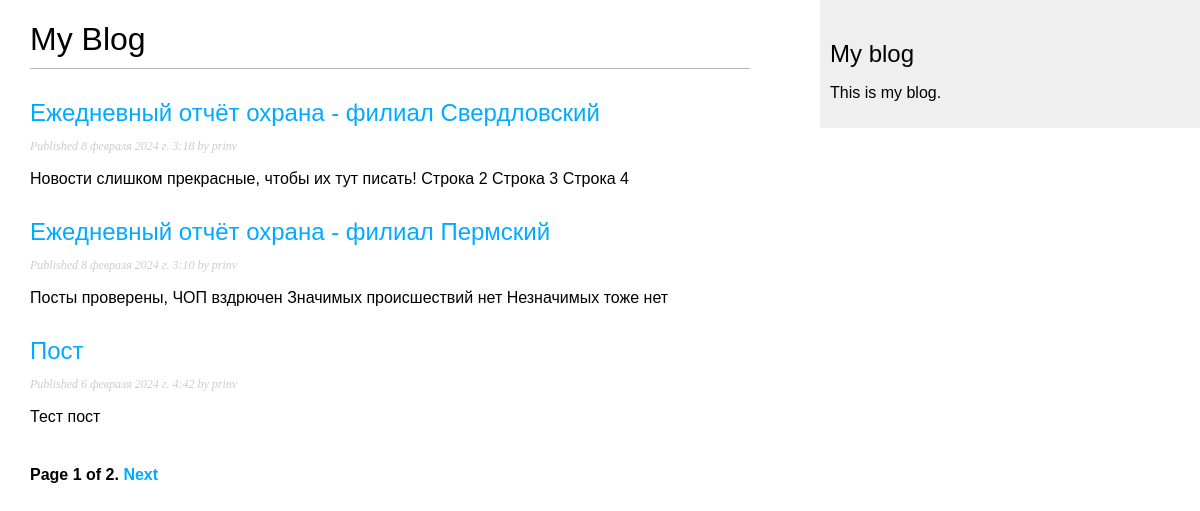
Page /blog/ on the earlier database version.
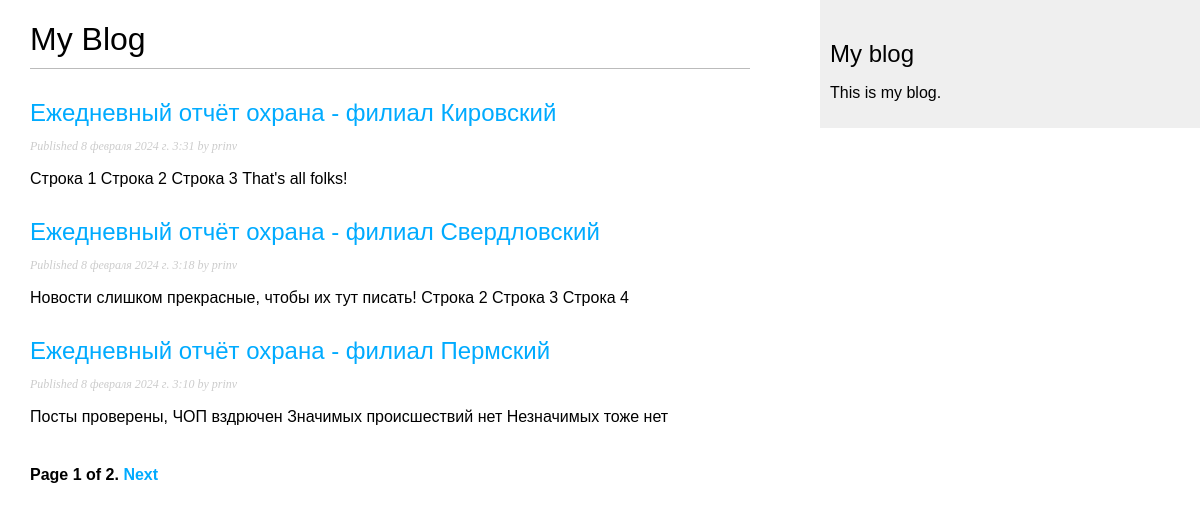
Same page on the later database version.
### blog/models.py (models this page shows, shortened)
class Post(models.Model):
    class Status(models.TextChoices):
        DRAFT = 'DF', 'Draft'
        PUBLISHED = 'PB', 'Published'
    title = models.CharField(max_length=250)
    slug = models.SlugField(max_length=250,
                            unique_for_date='publish')
    author = models.ForeignKey(User,
                               on_delete=models.CASCADE,
                               related_name='blog_posts')
    body = models.TextField()
    publish = models.DateTimeField(default=timezone.now)
    created = models.DateTimeField(auto_now_add=True)
    updated = models.DateTimeField(auto_now=True)
    status = models.CharField(max_length=2,
                              choices=Status.choices,
                              default=Status.DRAFT)
    object = models.Manager()  # Менеджер, применяемый по умолчанию
    published = PublishedManager()  # Конкретно(?)-прикладной менеджер
    class Meta:
        ordering = ['-publish']  # Порядок сортировки
        indexes = [
            models.Index(fields=['-publish']),
        ]
    def get_absolute_url(self):
        return reverse('blog:post_detail',
                       args=[self.publish.year,
                             self.publish.month,
                             self.publish.day,
                             self.slug])

### blog/views.py (the view)
# urls.py: path('', views.PostListView.as_view(), name='post_list'),
class PostListView(ListView):
    queryset = Post.published.all()
    context_object_name = 'posts'
    paginate_by = 3
    template_name = 'blog/post/list.html'

### blog/templates/blog/post/list.html (shortened to what this page needs)
{% extends "blog/base.html" %}
{% block content %}
  <h1>My Blog</h1>
  {% for post in posts %}
    <h2>
      <a href="{{ post.get_absolute_url }}">
        {{ post.title }}
      </a>
    </h2>
    <p class="date">
      Published {{ post.publish }} by {{ post.author }}
    </p>
    {{ post.body|truncatewords:30|linebreaks }}
  {% endfor %}
  {% include "pagination.html" with page=page_obj %}
{% endblock %}

Differences in the rows shown:
no longer on this page (row unchanged): Post: title "Пост", publish "6 февраля 2024 г. 4:42", author "prinv", body "Тест пост"
added Post: title "Ежедневный отчёт охрана - филиал Кировский", publish "8 февраля 2024 г. 3:31", author "prinv", body "Строка 1 Строка 2 Строка 3 That's all folks!"
